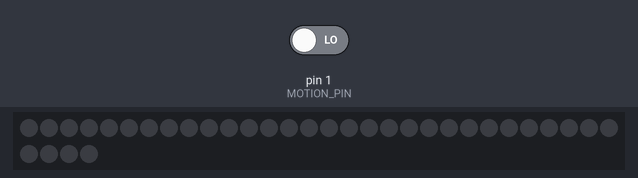
Simulated run of this sketch. Board: Arduino Uno, built with avr-gcc and run on an emulated ATmega328P. On the bench: 34 RGB LEDs in strip order, left to right, continuing on the next row. The inputs (shaded band) are chosen by the test bench; at power-on: pin 1 (MOTION_PIN) LOW.

Above: at 1.2 s.
1.3 s: pin 1 (MOTION_PIN) driven HIGH
At 2.5 s:
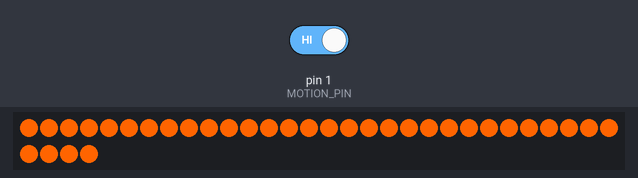
2.8 s: pin 1 (MOTION_PIN) driven LOW
At 3.5 s:
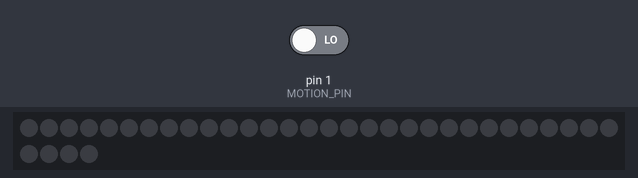
Timing chart, 0 to 5.8 s (numbered marks = the images above; inputs shaded):
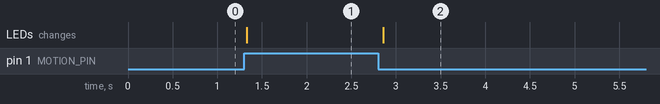

Measured:
- after the input at 1.3 s, the LEDs: change at once (image 1)
- after the input at 2.8 s, the LEDs: change after 0.06 s (image 2)

The sketch:

rp2040.ino
```cpp
#include <Adafruit_NeoPixel.h>

#define MOTION_PIN 1
#define LED_PIN    2
#define NUM_LEDS   34

Adafruit_NeoPixel strip(NUM_LEDS, LED_PIN, NEO_GRB + NEO_KHZ800);

void setup() {
  pinMode(MOTION_PIN, INPUT);
  strip.begin();
  strip.show();
}

void loop() {
  if (digitalRead(MOTION_PIN) == HIGH) {
    for (int i = 0; i < NUM_LEDS; i++) {
      strip.setPixelColor(i, strip.Color(255, 100, 0));
    }
    strip.show();
  } else {
    for (int i = 0; i < NUM_LEDS; i++) {
      strip.setPixelColor(i, 0);
    }
    strip.show();
  }

  delay(100);
}
```
